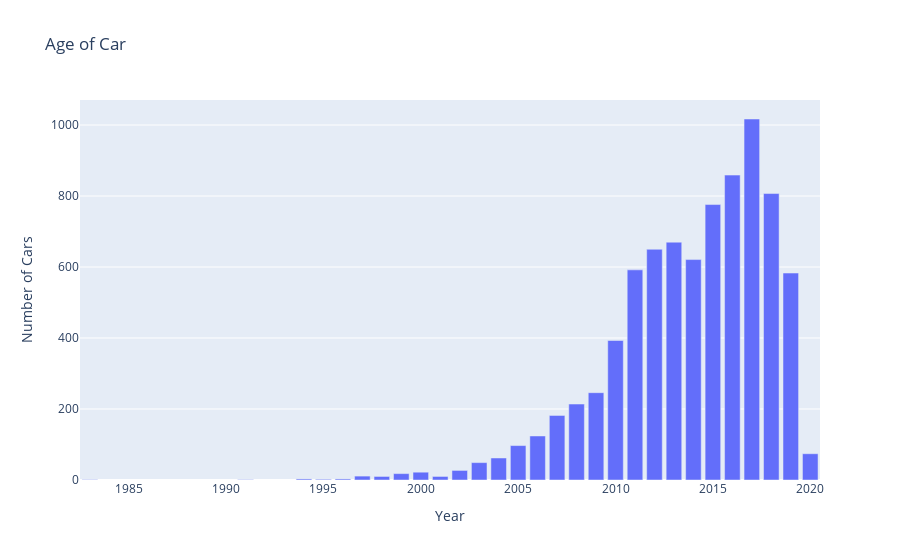

This figure's notebook cell:
### Code cell
import plotly.express as px

# Count the occurrences of each year
df_count = df['year'].value_counts().reset_index()
df_count.columns = ['year', 'count']

fig = px.bar(df_count, x='year', y='count', title='Age of Car', labels={'count': 'Number of Cars', 'year': 'Year'})
fig.update_layout(xaxis_title='Year', yaxis_title='Number of Cars')
fig.show();

### Figure 1 — Plotly figure (JSON) as saved in the notebook; plotly's stock layout.template omitted (floating-point values rounded to 4 significant figures)
{"data": [{"alignmentgroup": "True", "hovertemplate": "Year=%{x}<br>Number of Cars=%{y}<extra></extra>", "legendgroup": "", "marker": {"color": "#636efa", "pattern": {"shape": ""}}, "name": "", "offsetgroup": "", "orientation": "v", "showlegend": false, "textposition": "auto", "type": "bar", "x": [2017, 2016, 2018, 2015, 2013, 2012, 2014, 2011, 2019, 2010, 2009, 2008, 2007, 2006, 2005, 2020, 2004, 2003, 2002, 2000, 1999, 1997, 2001, 1998, 1996, 1994, 1995, 1983, 1991], "xaxis": "x", "y": [1017, 859, 807, 776, 670, 650, 621, 592, 583, 393, 246, 214, 182, 124, 97, 74, 62, 49, 27, 22, 18, 11, 10, 10, 3, 3, 2, 1, 1], "yaxis": "y"}], "layout": {"autosize": true, "barmode": "relative", "legend": {"tracegroupgap": 0}, "title": {"text": "Age of Car"}, "xaxis": {"anchor": "y", "autorange": true, "domain": [0, 1], "range": [1982.0, 2020.0], "title": {"text": "Year"}, "type": "linear"}, "yaxis": {"anchor": "x", "autorange": true, "domain": [0, 1], "range": [0, 1071.0], "title": {"text": "Number of Cars"}, "type": "linear"}}}
